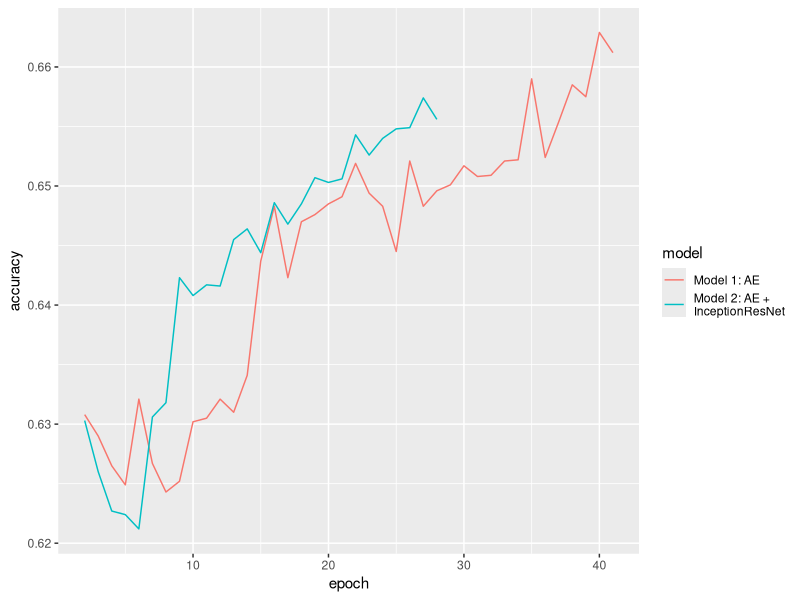
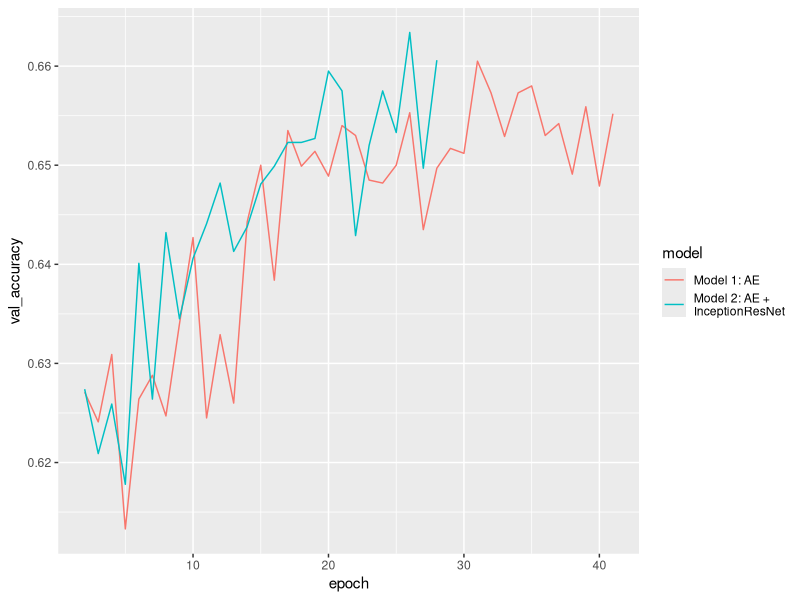
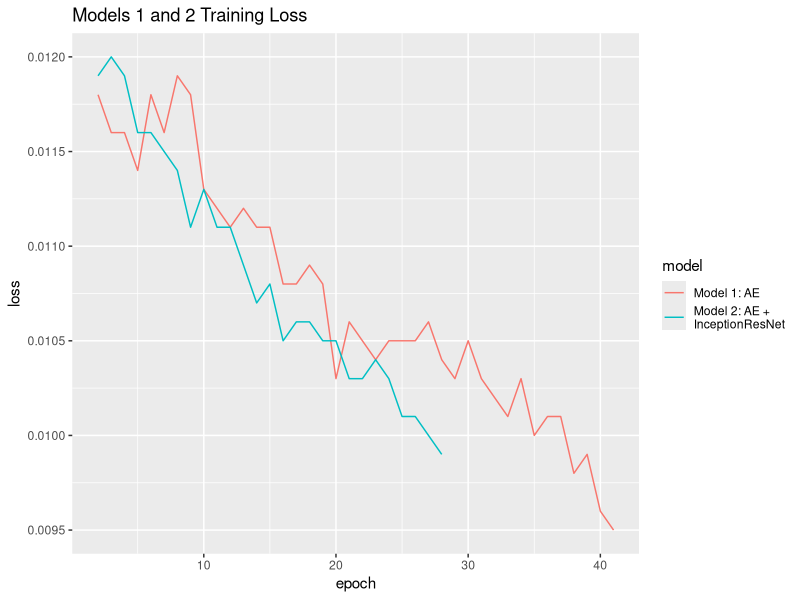
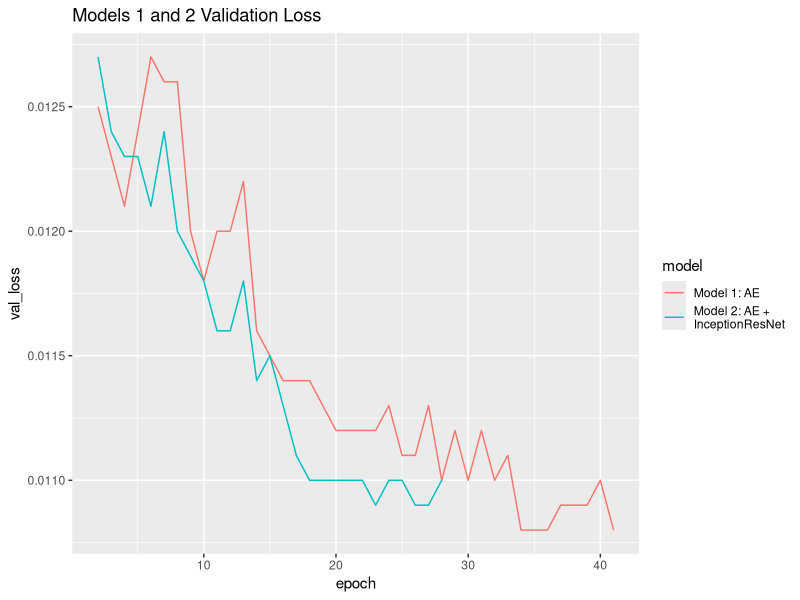
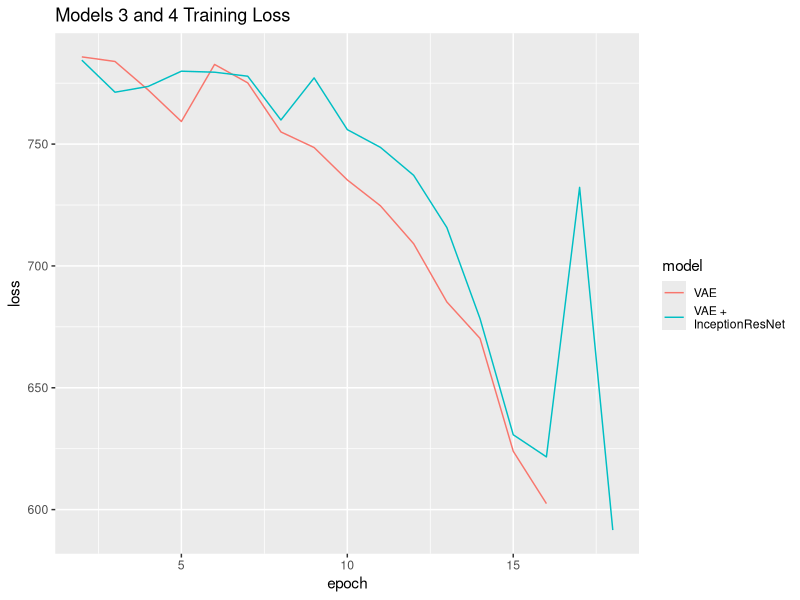
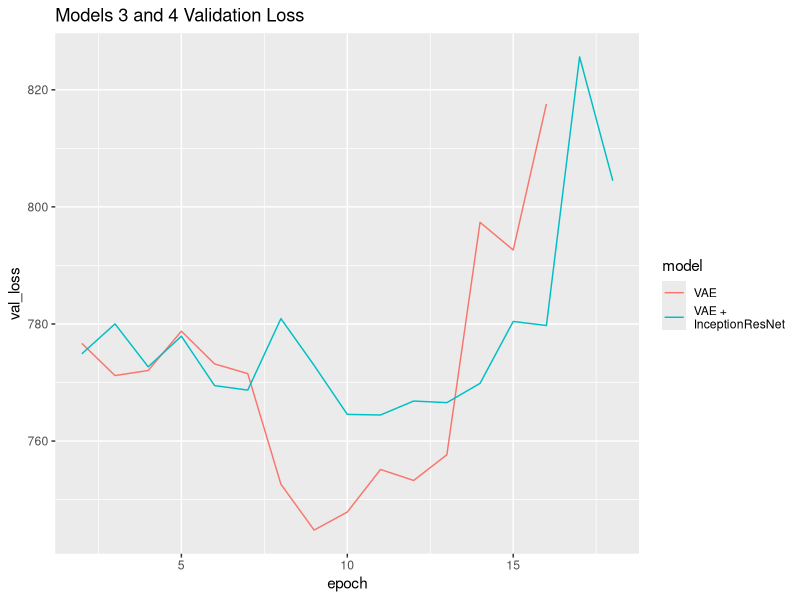
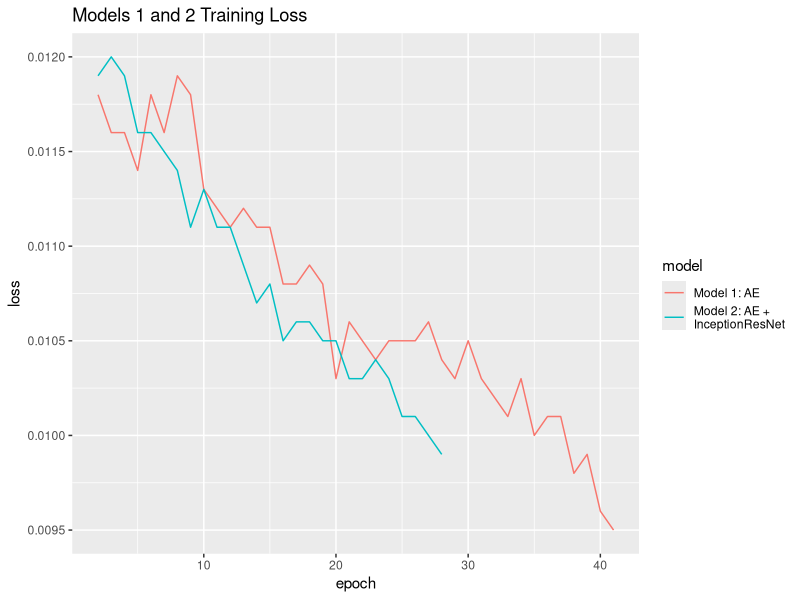
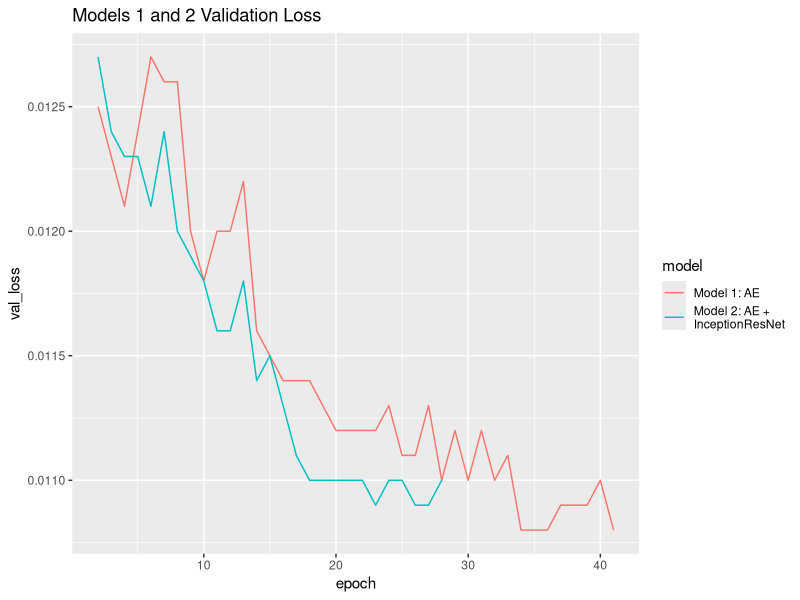

Recreate these plots in R, in order.
## ---- chunk 1
knitr::opts_chunk$set(echo = TRUE)
## ---- chunk 2
library(tidyverse)
## ---- chunk 3
vanilla <- read_csv("places_10000_50_loss.csv")
vanilla_fusion <- read_csv("places_fusion_10000_50_loss.csv")
vae <- read_csv("places_vae_10000_100_loss.csv") %>% mutate(epoch = row_number()) %>% mutate(model = "VAE")
vae_fusion <- read_csv("places_vae_fusion_10000_100_loss.csv") %>% mutate(epoch = row_number()) %>% mutate(model = "VAE +\nInceptionResNet")
## ---- chunk 4
vanilla <- vanilla %>% mutate(model = "Model 1: AE") %>% mutate(epoch = row_number())
vanilla_fusion <- vanilla_fusion %>% mutate(model = "Model 2: AE +\nInceptionResNet") %>% mutate(epoch = row_number())
data <- vanilla %>% bind_rows(vanilla_fusion)
data_vae <- vae %>% bind_rows(vae_fusion)
## ---- chunk 5
ggplot(data %>% filter(epoch != 1), aes(x = epoch, y = accuracy, color = model)) +
  geom_line() 

#ggsave(filename = "accuracy.png")
## ---- chunk 6
ggplot(data %>% filter(epoch != 1), aes(x = epoch, y = val_accuracy, color = model)) +
  geom_line() 
#ggsave(filename = "val_accuracy.png")
## ---- chunk 7
ggplot(data %>% filter(epoch != 1), aes(x = epoch, y = loss, color = model)) +
  geom_line() +
  ggtitle("Models 1 and 2 Training Loss")
ggsave(filename = "ae_loss.png")
## ---- chunk 8
ggplot(data %>% filter(epoch != 1), aes(x = epoch, y = val_loss, color = model)) +
  geom_line() +
  ggtitle("Models 1 and 2 Validation Loss")
ggsave(filename = "ae_val_loss.png")
## ---- chunk 9
ggplot(data_vae %>% filter(epoch !=1), aes(x = epoch, y = loss, color = model)) +
  geom_line() +
  ggtitle("Models 3 and 4 Training Loss")
ggsave(filename = "vae_loss.png")
## ---- chunk 10
ggplot(data_vae %>% filter(epoch !=1), aes(x = epoch, y = val_loss, color = model)) +
  geom_line() +
  ggtitle("Models 3 and 4 Validation Loss")
ggsave(filename = "vae_val_loss.png")
